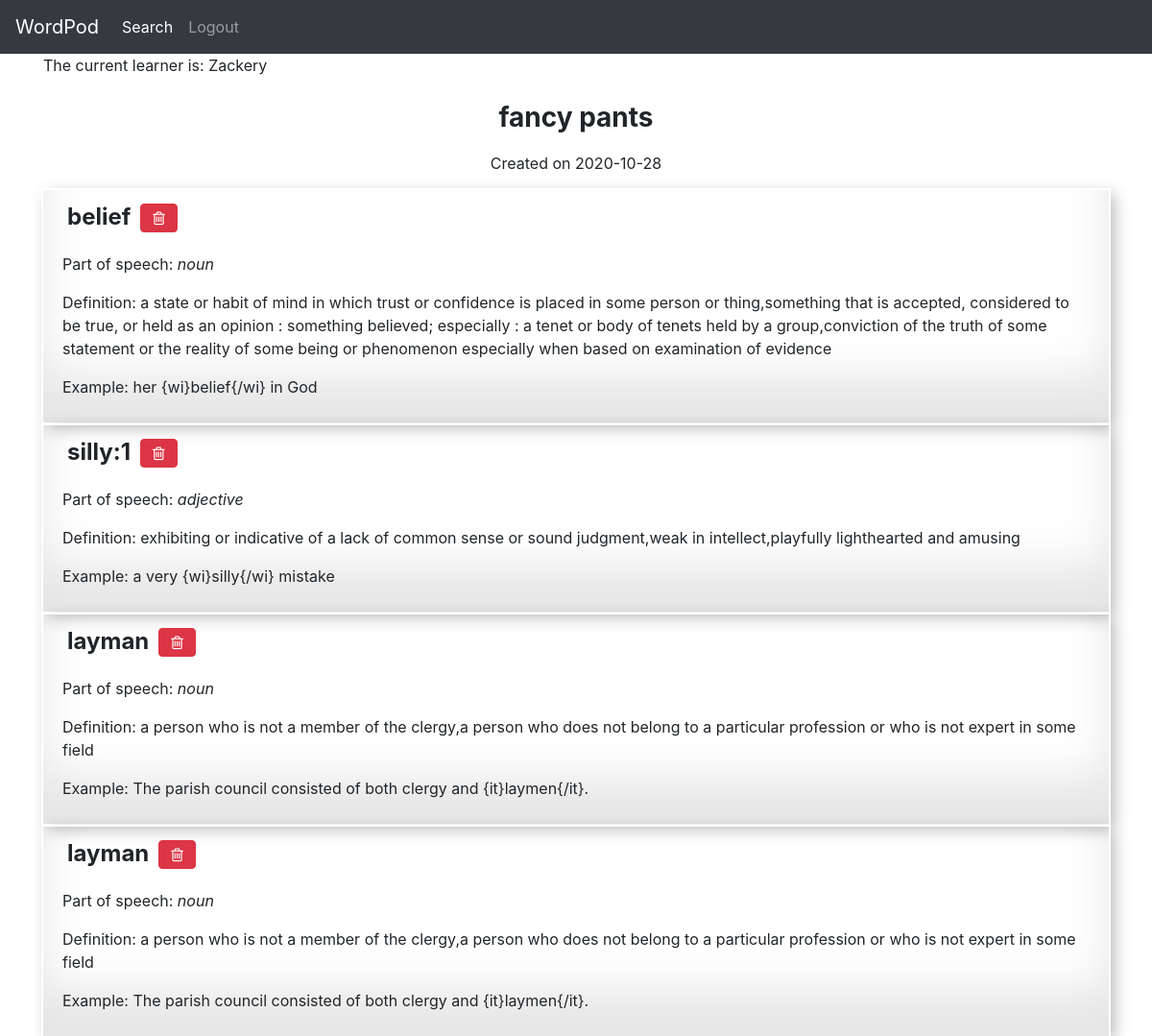
Screenshot of /index/11 (signed in) with the database file from the repository.
### app/models.py (models this page shows, shortened)
class User(UserMixin, db.Model):
    id=db.Column(db.Integer, primary_key=True)
    username=db.Column(db.String(64), index=True, unique=True)
    email=db.Column(db.String(120), index=True, unique=True)
    password_hash=db.Column(db.String(128))
    wordlists=db.relationship('Wordlist', backref='learner', lazy='dynamic')
    def __repr__(self):
        return self.username

class Wordlist(db.Model):
    id=db.Column(db.Integer, primary_key=True)
    title=db.Column(db.String(64), index=True, nullable=False)
    timestamp=db.Column(db.DateTime, index=True, default=datetime.utcnow)
    user_id=db.Column(db.Integer, db.ForeignKey('user.id'))

class Word(db.Model):
    id=db.Column(db.Integer, primary_key=True)
    name=db.Column(db.String(64), index=True)
    part=db.Column(db.String(64))
    definition=db.Column(db.String(128))
    example1=db.Column(db.String(128), nullable=True)
    wordlists = db.relationship('Wordlist', secondary=wordlist_word, backref='words', lazy= 'dynamic')
    def __repr__(self):
        return self.name

### app/routes.py (the view)
@app.route('/index/<int:wordlist_id>', methods=["GET", "POST"])
@login_required
def wordlists(wordlist_id):
    wordlist = Wordlist.query.get_or_404(wordlist_id)
    wl_words = wordlist.words
    print(wl_words)
    if wordlist:
        return render_template('wordlist.html', title=wordlist.title, wordlist=wordlist, wl_words=wl_words)
    else:
        msg = 'No wordlists were found'
        return render_template('wordlist.html', msg=msg)

### app/models.py (called while the page is built)
@login.user_loader
def load_user(id):
    return User.query.get(int(id))

### app/templates/wordlist.html (shortened to what this page needs)
{% extends 'base.html' %}
{% block metacontent %}
<link rel="stylesheet" href="https://cdnjs.cloudflare.com/ajax/libs/font-awesome/4.7.0/css/font-awesome.min.css">
{% endblock %}
{% block content %}
    <p>The current learner is: {{ wordlist.learner }}</p>
    <h3><strong>{{ wordlist.title }}</strong></h3>
    <p class="created-date">Created on {{ wordlist.timestamp.date() }}</p>
    {% for word in wl_words %}
        <div class="word-card">
            <div class="word-info">
                <div class="word">
                    <h4><strong> {{ word }}</strong></h4>
                </div>
                <div class="word">
                    <form action="{{url_for('delete_word', word_id=word.id)}}", method="POST">
                        <button type="submit" class="btn btn-danger" onclick="return confirm('Are you sure you want to delete this word?')"><i class="fa fa-trash-o"></i></button>
                    </form>
                </div>
            </div>
            <p>Part of speech: <em>{{ word.part }}</em></p>
            <p>Definition: {{ word.definition }}</p>
            <p>Example: {{ word.example1 }}</p>
        </div>
    {% endfor %}
{% endblock %}

### app/templates/base.html (shortened to what this page needs)
<html>
    <head>
      <link rel= "stylesheet" href= "{{ url_for('static', filename='style.css') }}">
      <link rel="stylesheet" href="https://stackpath.bootstrapcdn.com/bootstrap/4.5.2/css/bootstrap.min.css">
      <link rel="stylesheet" href="https://maxcdn.bootstrapcdn.com/bootstrap/4.0.0/css/bootstrap.min.css">
      {% block metacontent %}{% endblock %}
    </head>
    <body>
        {% include 'includes/_navbar.html' %}
            <div class="container">
                {% block content %}{% endblock %}
            </div>
    </body>
</html>

### app/templates/includes/_navbar.html (shortened to what this page needs)
<nav class="navbar navbar-expand-lg navbar-dark bg-dark">
    <div class="collapse navbar-collapse" id="navbarTogglerDemo01">
        <a class="navbar-brand" href="{{ url_for('index') }}">WordPod</a>
      <ul class="navbar-nav mr-auto mt-2 mt-lg-0">
        <li class="nav-item active">
            <a class="nav-link" href="{{ url_for('search')}}">Search<span class="sr-only">(current)</span></a>
        </li>
        {% if current_user.is_anonymous %}
        <li class="nav-item">
            <a class="nav-link" href="{{ url_for('login') }}">Login</a>
        </li>
        <li class="nav-item">
            <a class="nav-link" href="{{ url_for('register') }}">Register</a>
        </li>
        {% else %}
        <a class="nav-link" href="{{ url_for('logout') }}">Logout</a>
        {% endif %}
      </ul>
    </div>
  </nav>

### app/static/style.css (style rules this page uses)
.login-title, .created-date { text-align: center; }
h3 { text-align: center; padding: 10px; }
a { color: white: }
.wordlist-info, .word-info { display: flex; flex-direction: row; }
.wordlist-item, .word { padding: 5px; }
.word-card { margin-bottom: 3px; box-shadow: inset 0 -3em 3em rgba(0,0,0,0.1), 0 0 0 2px rgb(255,255,255), 0.3em 0.3em 1em rgba(0,0,0,0.3); padding: 9px 20px; }

### rows the page displays
User: learner "Zackery"
Wordlist: title "fancy pants", timestamp "2020-10-28"
Word: name "belief", part "noun", definition "a state or habit of mind in which trust or confidence is placed in some person or thing,something that is accepted, considered to be true, or held as an opinion : something believed; especially : a tenet or body of tenets held by a group,conviction of the truth of some statement or the reality of some being or phenomenon especially when based on examination of evidence", example1 "her {wi}belief{/wi} in God"
Word: name "silly:1", part "adjective", definition "exhibiting or indicative of a lack of common sense or sound judgment,weak in intellect,playfully lighthearted and amusing", example1 "a very {wi}silly{/wi} mistake"
Word: name "layman", part "noun", definition "a person who is not a member of the clergy,a person who does not belong to a particular profession or who is not expert in some field", example1 "The parish council consisted of both clergy and {it}laymen{/it}."
Word: name "layman", part "noun", definition "a person who is not a member of the clergy,a person who does not belong to a particular profession or who is not expert in some field", example1 "The parish council consisted of both clergy and {it}laymen{/it}."
